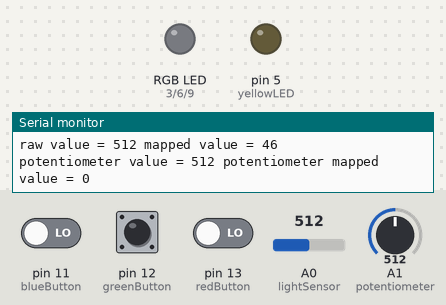
Recording of a sketch running on a simulated Arduino Uno, built with avr-gcc and run on an emulated ATmega328P. Parts: an RGB LED mixed from three pins (HIGH = lit), output pins drawn as LEDs (lit = HIGH), the last lines printed to the serial monitor. Dashed ring = blinking. Inputs (shaded band) come from the test bench; at power-on: A1 (potentiometer) = 512, A0 (lightSensor) = 512, pin 11 (blueButton) LOW, pin 13 (redButton) LOW, pin 12 (greenButton) LOW.

Above: at 1.2 s.
1.3 s: A1 (potentiometer) set to 1023
At 2.5 s:
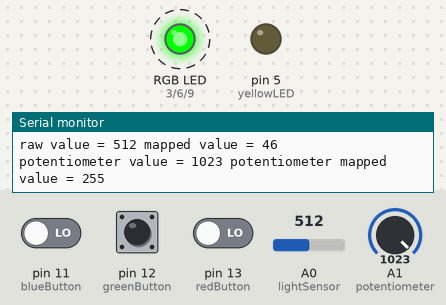
4.3 s: A1 (potentiometer) set to 900
8.8 s: A0 (lightSensor) set to 511
14.8 s: pin 11 (blueButton) driven HIGH and pin 13 (redButton) driven HIGH
At 15.2 s:
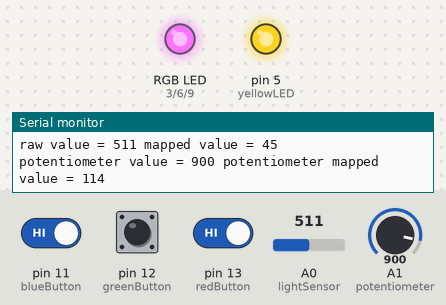
Timing chart, 0 to 17.3 s (numbered marks = the images above; inputs shaded):
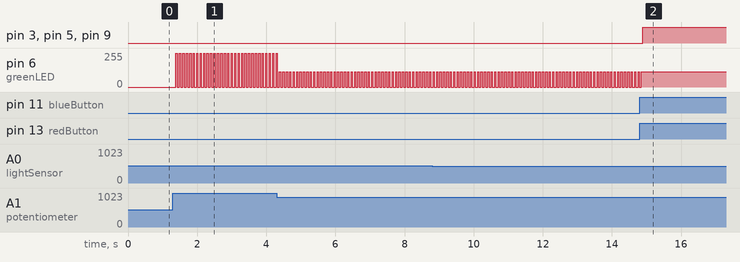

Measured:
- after the input at 1.3 s, pin 6 (greenLED): alternates 255/255 for 0.04 s and 0/255 for 0.06 s, starting after 0.09 s
- after the input at 14.8 s, pin 3 (redLED), pin 5 (yellowLED), pin 9 (blueLED): LOW → HIGH after 0.09 s; pin 6 (greenLED): goes on until 14.9 s, then stays 114/255

The sketch:

code.ino
```cpp
/* Based on the built-in example analogReadSerial
  and class example by Michael Shiloh on 13 February 2020

  GOAL: Turn on all the lights
  1. Start by using the light sensor, which will tell you which button(s) to press in order to turn on more light(s).
  2. Turn the potentiometer on to turn on more light(s)
  3. Figure out how to turn on all light(s) now!
*/

const int redButton = 13;
const int greenButton = 12;
const int blueButton = 11;
const int lightSensor = A0;
const int potentiometer = A1;
const int redLED = 3;
const int yellowLED = 5;
const int greenLED = 6;
const int blueLED = 9;

void setup() {
  // initialize serial communication at 9600 bits per second:
  Serial.begin(9600);

  // Set the inputs and outputs
  pinMode(lightSensor, INPUT);  // pin A0 is one of the analogRead capable pins
  pinMode(redButton, INPUT); // pin 13
  pinMode(greenButton, INPUT); // pin 12
  pinMode(blueButton, INPUT); // pin 11
  pinMode(potentiometer, INPUT); // pin A1
  pinMode(redLED, OUTPUT);  // one of the analogWrite (PWM) capable pins
  pinMode(yellowLED, OUTPUT);  // one of the analogWrite (PWM) capable pins
  pinMode(greenLED, OUTPUT);  // one of the analogWrite (PWM) capable pins
  pinMode(blueLED, OUTPUT);  // one of the analogWrite (PWM) capable pins
}

void loop() {

  // read the light
  int sensorValue = analogRead(lightSensor); // 0-1023 as it uses 10 bits

  // smallest number in class was 50
  // biggest number in class was 1006

  // Here we map the value from the sensor to the allowable range of analogWrite(), which is only 0 to 255.

  int mappedValue;
  mappedValue = map(sensorValue, 400, 1020, 0, 255);
  Serial.print("raw value = ");
  Serial.print(sensorValue);
  Serial.print(" mapped value = ");
  Serial.println(mappedValue);

  if (mappedValue >= 200) {
    analogWrite(blueLED, 255); // light sensor turns on Blue LED
    analogWrite(redLED, 255); // light sensor turns on Red LED
  }


  // Read the input pin:
  int redButtonState = digitalRead(redButton);
  int greenButtonState = digitalRead(greenButton);
  int blueButtonState = digitalRead(blueButton);

  // Green button is pressed:
  if (greenButtonState == 1) {
    digitalWrite(redLED, !greenButtonState);
    digitalWrite(yellowLED, !greenButtonState);
    digitalWrite(greenLED, !greenButtonState);
    digitalWrite(blueLED, !greenButtonState);
  }

  // Both are pressed:
  else if (redButtonState == 1 && blueButtonState == 1) {
    digitalWrite(redLED, 1);
    digitalWrite(yellowLED, 1);
    digitalWrite(blueLED, 1);
  }

  // No button is pressed:
  else {
    digitalWrite(redLED, LOW);
    digitalWrite(yellowLED, LOW);
    digitalWrite(greenLED, LOW);
    digitalWrite(blueLED, LOW);
  }

  // Potentiometer to turn on Green LED
  // read the input on analog pin 3:
  int potentiometerValue = analogRead(potentiometer); // 0-1023 as it uses 10 bits

  int mappedPotentiometerValue;
  mappedPotentiometerValue = map(potentiometerValue, 800, 1023, 0, 255);
  mappedPotentiometerValue = constrain(mappedPotentiometerValue, 0, 255);

  Serial.print("potentiometer value = ");
  Serial.print(potentiometerValue);
  Serial.print(" potentiometer mapped value = ");
  Serial.println(mappedPotentiometerValue);

  analogWrite(greenLED, mappedPotentiometerValue);


}
```
